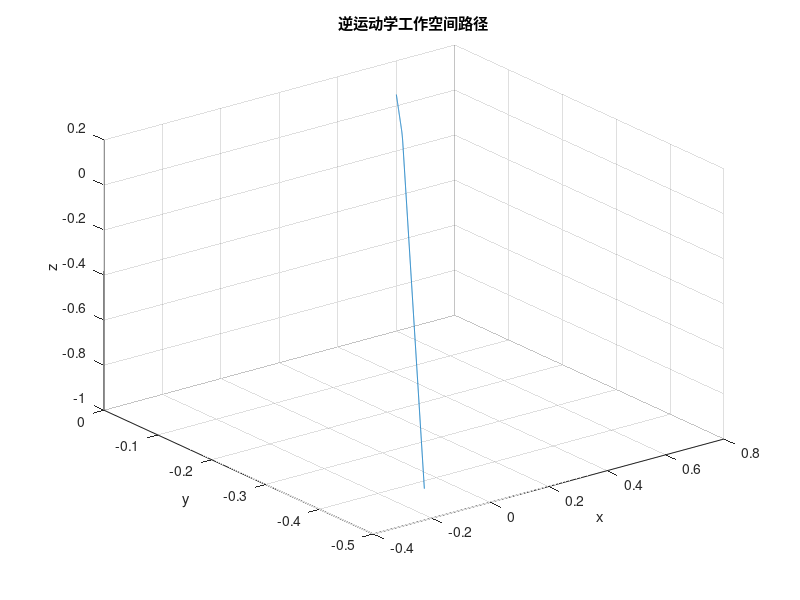

This figure's MATLAB source: (Note: this script raises an error after producing the figure.)
clear
clc
xend=150+75;
yend=500;
x=600:-1:-xend;
tan_alpha=yend/(600+xend);
y=tan_alpha*(x-600);
delta=50;
% h=( -(150^2-delta^2) + sqrt((150^2-delta^2)^2 + 4*delta^2) )/2;
% h=sqrt(h);
beta=asin(delta/sqrt( (xend+450)^2+860^2 ));
gamma=atan2(860,xend+450);

len=sqrt( (xend+450)^2+860^2 - delta^2 )*cos(beta+gamma);
z=(-860 + tan(beta+gamma)*(x+xend)).*(x+xend<len) +  sqrt( delta^2-(450-x).^2 ).*(x+xend>len & x<450)  + delta.*(x>=450);

x=x/1000;y=y/1000;z=z/1000;

figure(1)
plot3(x,y,z)
xlabel('x')
ylabel('y')
zlabel('z')
title("逆运动学工作空间路径");
grid on
n=length(x);
g=zeros(4,4,n);
for i=1:n
    g(:,:,i)=[0  1  0   x(i);
              0  0 -1   y(i);
             -1  0  0   z(i);
              0  0  0    1  ];
end

theta0=myikine_poe8(g(:,:,1));
theta_home=theta0(:,4);
ur10 = importrobot('ur10.urdf');

theta_traj = myikine_poe(g, theta_home);
config= homeConfiguration(ur10);
for n=1:20:800%length(theta_traj)
    figure(2)
    for i=1:6
        config(i).JointPosition = theta_traj(i,n);
    end
    show(ur10,config)
    drawnow;
    frame = getframe(gcf);
    im = frame2im(frame);
    [imind,cm] = rgb2ind(im,256);
    if n == 1
        imwrite(imind,cm, "demo.gif",'gif', 'Loopcount',inf,'DelayTime',0.01);
    else
        imwrite(imind,cm, "demo.gif",'gif','WriteMode','append','DelayTime',0.01);
    end
    clf;

end

Js = myJacob0(theta_traj);
Js_cond = zeros(size(Js, 3), 1);
for num = 1:size(Js, 3)
    Js_cond(num) = cond(Js(:, :, num));
end
singular_index = find(Js_cond > 10);

for n=1:20:800%length(theta_traj)
    figure(3)
    for i=1:6
        config(i).JointPosition = theta_traj(i,n);
    end
    show(ur10,config)
    hold on
    scatter3(g(1, 4, singular_index), g(2, 4, singular_index), g(3, 4, singular_index), 'r');
    drawnow;
    frame = getframe(gcf);
    im = frame2im(frame);
    [imind,cm] = rgb2ind(im,256);
    if n == 1
        imwrite(imind,cm, "demo1.gif",'gif', 'Loopcount',inf,'DelayTime',0.01);
    else
        imwrite(imind,cm, "demo1.gif",'gif','WriteMode','append','DelayTime',0.01);
    end
    clf;

end